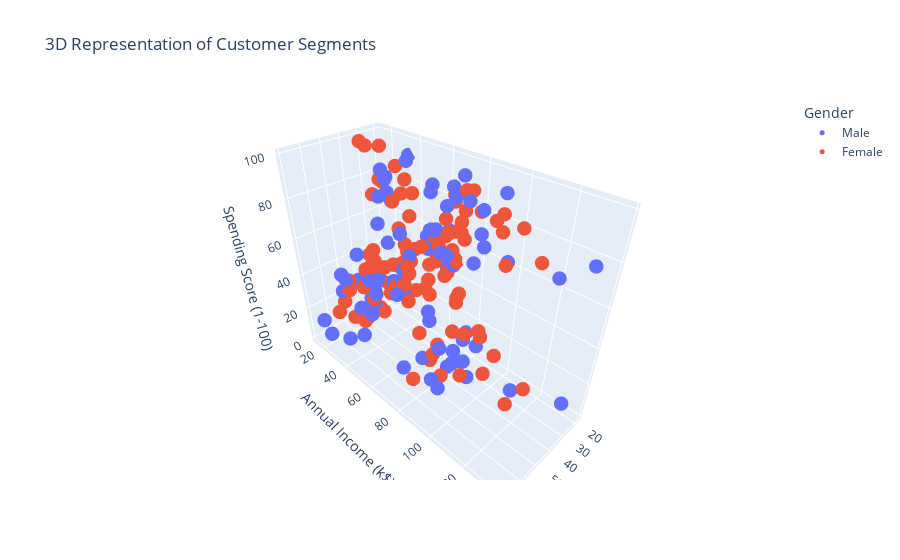

The cell this chart's notebook holds for it:
### Code cell
fig = px.scatter_3d(df,
                    x='Age',
                    y='Annual Income (k$)',
                    z='Spending Score (1-100)',
                    color='Gender',  # Automatically colors points by the 'Gender' column
                    title='3D Representation of Customer Segments',
                    labels={'Annual Income (k$)': 'Annual Income (k$)'} # You can customize labels if needed
                   )

# You can optionally adjust marker size
fig.update_traces(marker=dict(size=5))

# Show the plot
fig.show()

### Figure 1 — Plotly figure (JSON) as saved in the notebook; plotly's stock layout.template omitted (floating-point values rounded to 4 significant figures)
{"data": [{"hovertemplate": "Gender=Male<br>Age=%{x}<br>Annual Income (k$)=%{y}<br>Spending Score (1-100)=%{z}<extra></extra>", "legendgroup": "Male", "marker": {"color": "#636efa", "size": 5, "symbol": "circle"}, "mode": "markers", "name": "Male", "scene": "scene", "showlegend": true, "type": "scatter3d", "x": [19, 21, 64, 67, 37, 22, 20, 52, 35, 25, 31, 29, 35, 60, 53, 18, 24, 48, 33, 59, 47, 69, 53, 70, 19, 63, 18, 19, 70, 59, 26, 40, 57, 38, 67, 48, 18, 48, 24, 48, 20, 67, 26, 49, 54, 68, 66, 65, 19, 27, 39, 43, 40, 59, 38, 47, 39, 20, 32, 19, 32, 25, 28, 48, 34, 43, 39, 37, 34, 19, 50, 42, 32, 40, 28, 36, 36, 58, 27, 59, 35, 46, 30, 28, 33, 32, 32, 30], "y": [15, 15, 19, 19, 20, 20, 21, 23, 24, 24, 25, 28, 28, 30, 33, 33, 38, 39, 42, 43, 43, 44, 46, 46, 46, 48, 48, 48, 49, 54, 54, 54, 54, 54, 54, 54, 59, 60, 60, 61, 61, 62, 62, 62, 63, 63, 63, 63, 64, 67, 69, 71, 71, 71, 71, 71, 71, 73, 73, 74, 75, 77, 77, 77, 78, 78, 78, 78, 78, 81, 85, 86, 87, 87, 87, 87, 87, 88, 88, 93, 93, 98, 99, 101, 113, 126, 137, 137], "z": [39, 81, 3, 14, 13, 79, 66, 29, 35, 73, 73, 82, 61, 4, 4, 92, 92, 36, 60, 60, 41, 46, 46, 56, 55, 51, 59, 59, 55, 47, 54, 48, 51, 55, 41, 46, 41, 49, 52, 42, 49, 59, 55, 56, 46, 43, 48, 52, 46, 56, 91, 35, 95, 11, 75, 9, 75, 5, 73, 10, 93, 12, 97, 36, 90, 17, 88, 1, 1, 5, 26, 20, 63, 13, 75, 10, 92, 15, 69, 14, 90, 15, 97, 68, 8, 74, 18, 83]}, {"hovertemplate": "Gender=Female<br>Age=%{x}<br>Annual Income (k$)=%{y}<br>Spending Score (1-100)=%{z}<extra></extra>", "legendgroup": "Female", "marker": {"color": "#EF553B", "size": 5, "symbol": "circle"}, "mode": "markers", "name": "Female", "scene": "scene", "showlegend": true, "type": "scatter3d", "x": [20, 23, 31, 22, 35, 23, 30, 35, 58, 24, 35, 35, 46, 54, 45, 40, 23, 21, 49, 21, 42, 30, 36, 20, 65, 31, 49, 24, 50, 27, 29, 31, 49, 31, 50, 51, 27, 67, 54, 43, 68, 32, 47, 60, 60, 45, 23, 49, 46, 21, 55, 22, 34, 50, 68, 40, 32, 47, 27, 23, 49, 21, 66, 19, 38, 18, 19, 63, 49, 51, 50, 38, 40, 23, 31, 25, 31, 29, 44, 35, 57, 28, 32, 32, 34, 44, 38, 47, 27, 30, 30, 56, 29, 31, 36, 33, 36, 52, 30, 37, 32, 29, 41, 54, 41, 36, 34, 32, 38, 47, 35, 45], "y": [16, 16, 17, 17, 18, 18, 19, 19, 20, 20, 21, 23, 25, 28, 28, 29, 29, 30, 33, 33, 34, 34, 37, 37, 38, 39, 39, 39, 40, 40, 40, 40, 42, 43, 43, 44, 46, 47, 47, 48, 48, 48, 49, 50, 50, 54, 54, 54, 54, 54, 57, 57, 58, 58, 59, 60, 60, 60, 60, 62, 62, 62, 63, 63, 64, 65, 65, 65, 65, 67, 67, 67, 69, 70, 70, 72, 72, 73, 73, 74, 75, 76, 76, 77, 78, 78, 78, 78, 78, 78, 78, 79, 79, 81, 85, 86, 87, 88, 88, 97, 97, 98, 99, 101, 103, 103, 103, 103, 113, 120, 120, 126], "z": [6, 77, 40, 76, 6, 94, 72, 99, 15, 77, 35, 98, 5, 14, 32, 31, 87, 73, 14, 81, 17, 73, 26, 75, 35, 61, 28, 65, 55, 47, 42, 42, 52, 54, 45, 50, 51, 52, 59, 50, 48, 47, 42, 49, 56, 53, 52, 42, 44, 57, 58, 55, 60, 46, 55, 40, 42, 47, 50, 41, 48, 42, 50, 54, 42, 48, 50, 43, 59, 43, 57, 40, 58, 29, 77, 34, 71, 88, 7, 72, 5, 40, 87, 74, 22, 20, 76, 16, 89, 78, 73, 35, 83, 93, 75, 95, 27, 13, 86, 32, 86, 88, 39, 24, 17, 85, 23, 69, 91, 16, 79, 28]}], "layout": {"legend": {"title": {"text": "Gender"}, "tracegroupgap": 0}, "scene": {"domain": {"x": [0, 1], "y": [0, 1]}, "xaxis": {"title": {"text": "Age"}}, "yaxis": {"title": {"text": "Annual Income (k$)"}}, "zaxis": {"title": {"text": "Spending Score (1-100)"}}}, "title": {"text": "3D Representation of Customer Segments"}}}
